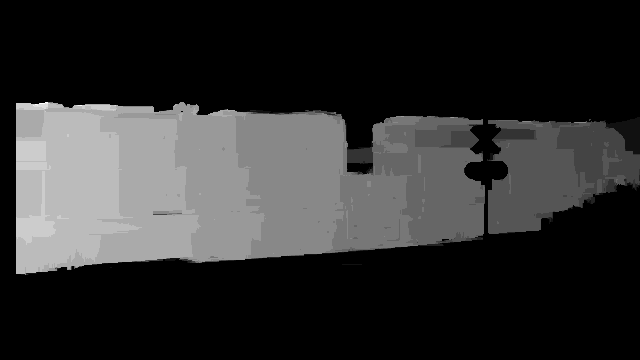
#> input picture poc/parallax/test_disp.png, 640 x 360 px, given in place of out_2_39.mp4, which was not available
$ python prl_comparison_time_v3.py
#> lines starting #> are read from the running program, lines starting #| are printed output that depends on the picture; after the words box and inside, x2 and y2 are one past the last pixel; in counts of white or black regions, pixels touching at a corner belong together; pictures that were not available may be replaced by others from this repository, and a replacement may not be noted
import time
import os
import cv2
import numpy as np


v_name = os.path.join(os.path.abspath(os.path.dirname(__file__)),'../../samples/youtube/out_2_39.mp4')

windowSize = (640, 480)
# resizeSize = (1280, 720)
resizeSize = (640, 360)


cap = cv2.VideoCapture(v_name)

wsize = 7
max_disp = 160
wls_lambda = 8000
wls_sigma = 1.5

# wersja z StereoBM
left_matcher = cv2.StereoSGBM_create()
wls_filter = cv2.ximgproc.createDisparityWLSFilter(left_matcher)
right_matcher = cv2.ximgproc.createRightMatcher(left_matcher)

start_time = time.time()
ret, imgR = cap.read()
#> imgR is the input picture: shape (360, 640, 3); min 0, max 255, mean 47.1

imgL = imgR
ret, imgR = cap.read()

while ret:
    imgL = cv2.resize(imgL, resizeSize)
    imgR = cv2.resize(imgR, resizeSize)

    left_for_matcher = cv2.cvtColor(imgL,  cv2.COLOR_BGR2GRAY)
    right_for_matcher = cv2.cvtColor(imgR, cv2.COLOR_BGR2GRAY)

    left_disp = left_matcher.compute(left_for_matcher, right_for_matcher)
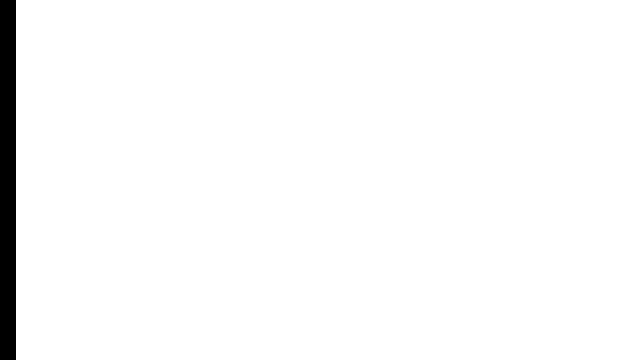
#> left_disp: shape (360, 640) int16; values -16 (black) and 0 (white), 97.5% white; 1 black region, box (x1, y1, x2, y2) and area: (0, 0, 16, 360) 5760
    right_disp = right_matcher.compute(right_for_matcher, left_for_matcher)
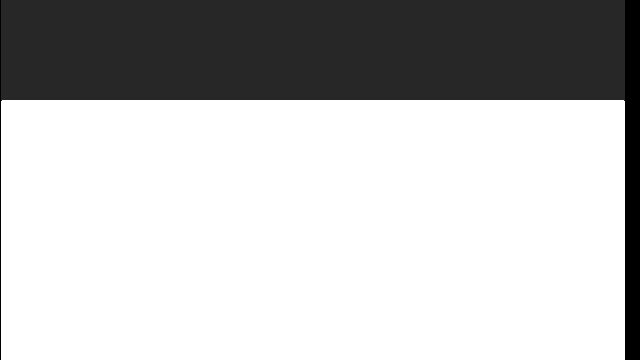
#> right_disp: shape (360, 640) int16; min -256, max 0, mean -64.9; drawn with min black and max white

    wls_filter.setLambda(wls_lambda)
    wls_filter.setSigmaColor(wls_sigma)
    filtered_disp = wls_filter.filter(left_disp,imgL,disparity_map_right=right_disp)

    vis = cv2.ximgproc.getDisparityVis(filtered_disp)
#> vis: shape (360, 640); every value is 0

    cv2.imshow("vis",vis)

    if cv2.waitKey(1) & 0xFF == ord('q'):
#> (key q is pressed here)
        break

    imgL = imgR
    ret, imgR = cap.read()

print("--- %s seconds ---" % (time.time() - start_time))

$ run again, on poc/parallax/test_full_l.png
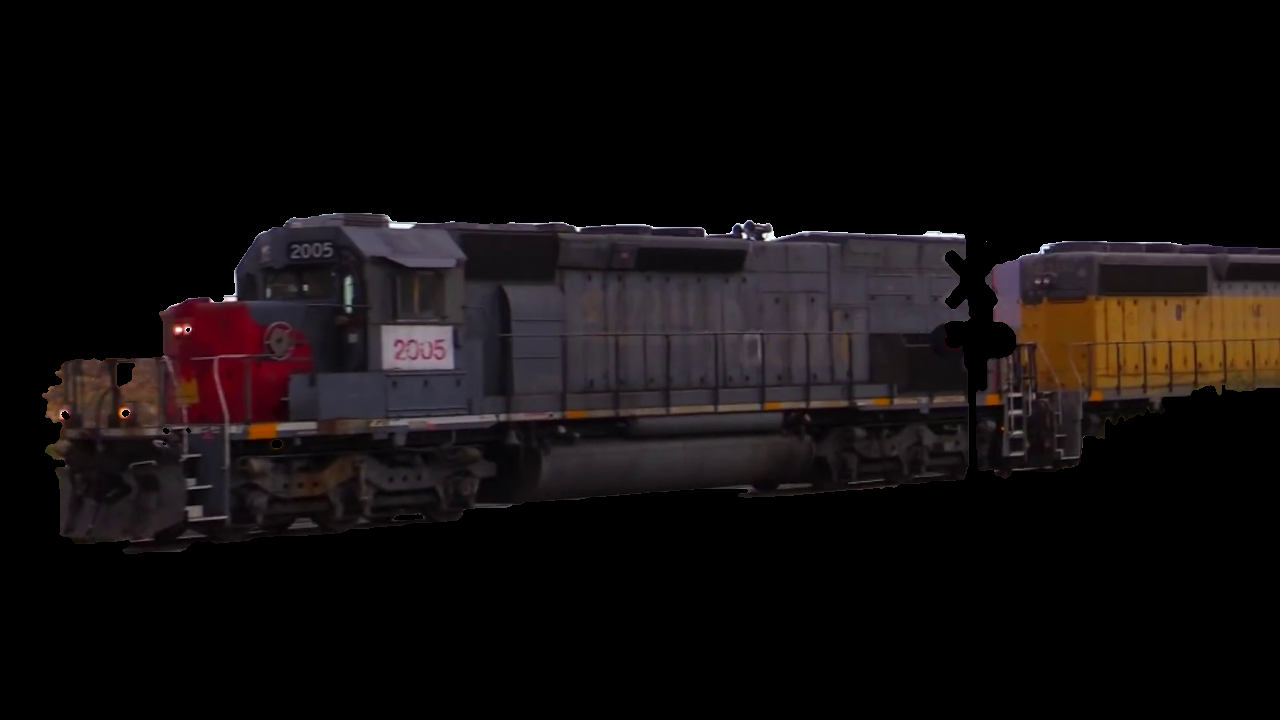
#> input picture poc/parallax/test_full_l.png, 1280 x 720 px, given in place of out_2_39.mp4, which was not available
#> imgR is the input picture: shape (720, 1280, 3); mean B, G, R 13.4, 13, 17.1
#> `left_for_matcher = cv2.cvtColor(imgL,  cv2.COLOR_BGR2GRAY)`:
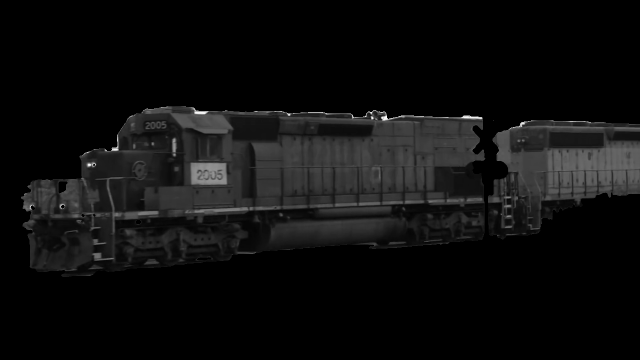
#> left_for_matcher: shape (360, 640); min 0, max 249, mean 14.3
#> left_disp: shape (360, 640) int16; values -16 (black) and 0 (white), 97.5% white; 1 black region, box (x1, y1, x2, y2) and area: (0, 0, 16, 360) 5760
#> `right_disp = right_matcher.compute(right_for_matcher, left_for_matcher)`:
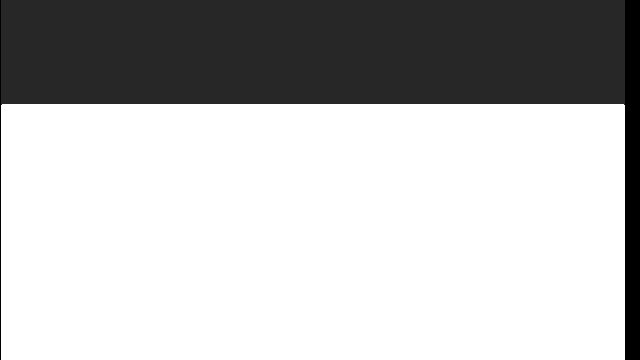
#> right_disp: shape (360, 640) int16; min -256, max 0, mean -67.24; drawn with min black and max white
#> vis: shape (360, 640); every value is 0

$ run again, on poc/parallax/test_full_r.png
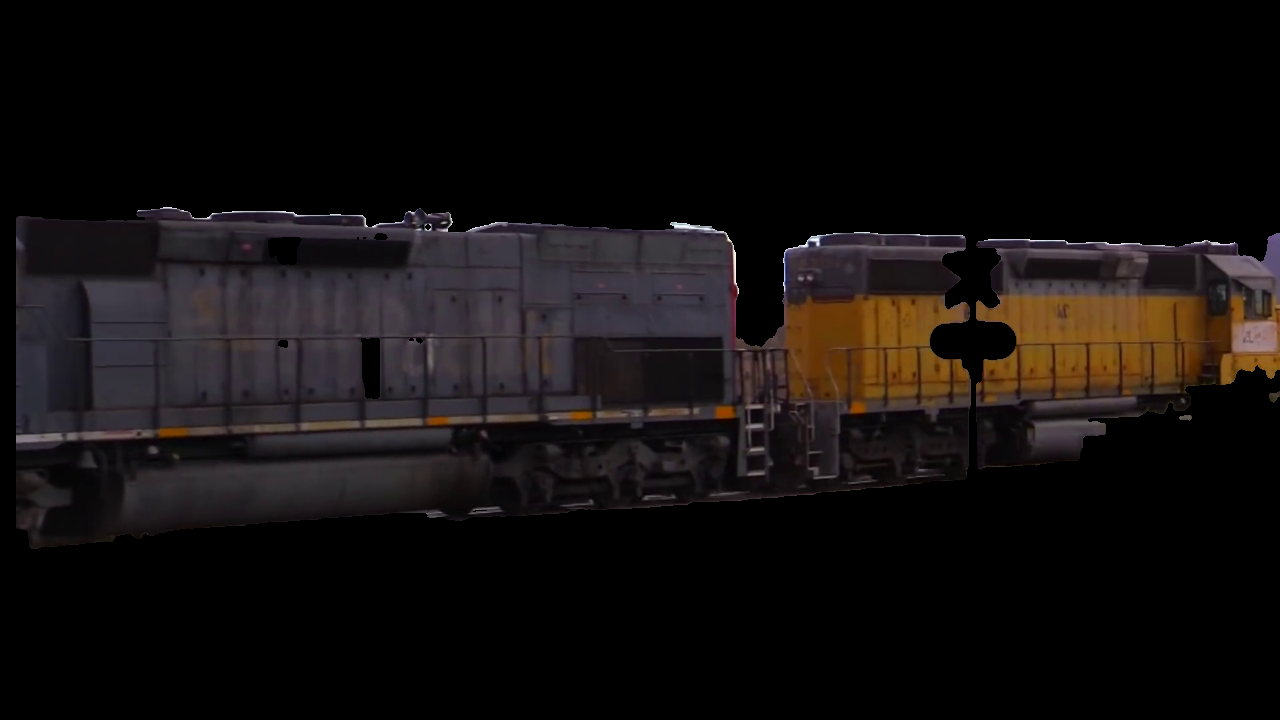
#> input picture poc/parallax/test_full_r.png, 1280 x 720 px, given in place of out_2_39.mp4, which was not available
#> imgR is the input picture: shape (720, 1280, 3); mean B, G, R 14.3, 14.8, 18.5
#> `left_for_matcher = cv2.cvtColor(imgL,  cv2.COLOR_BGR2GRAY)`:
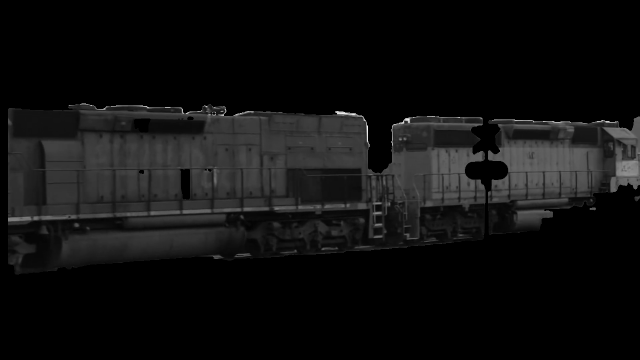
#> left_for_matcher: shape (360, 640); min 0, max 245, mean 15.9
#> left_disp: shape (360, 640) int16; values -16 (black) and 0 (white), 97.5% white; 1 black region, box (x1, y1, x2, y2) and area: (0, 0, 16, 360) 5760
#> `right_disp = right_matcher.compute(right_for_matcher, left_for_matcher)`:
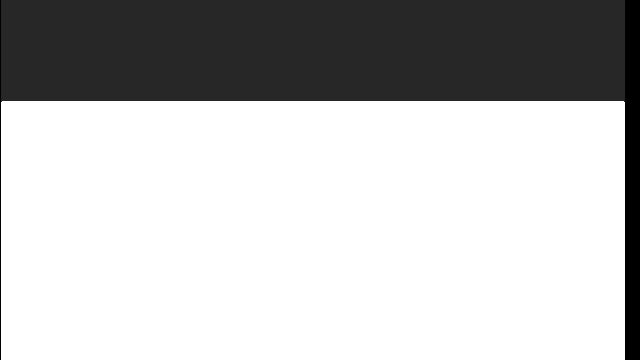
#> right_disp: shape (360, 640) int16; min -256, max 0, mean -65.49; drawn with min black and max white
#> vis: shape (360, 640); every value is 0
